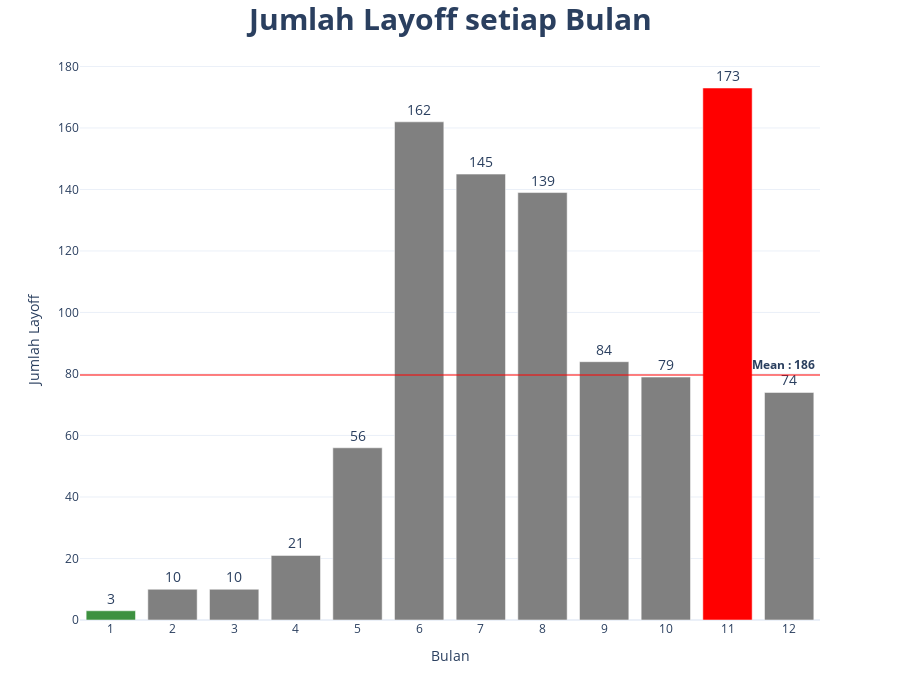

The notebook cell this image was saved under:
### Markdown cell above
Selanjutnya adalah pembuatan grafik agar lebih mudah memahami data

### Code cell
#Membuat list warna untuk yang nilainya max, min dan diluar max,min
colorlist_1 = []
for i in df_month_count['count'].values: 
    if i == max(df_month_count['count'].values):
        colorlist_1.append('#FF0000')
    elif i == min(df_month_count['count'].values):
        colorlist_1.append('#3D9140')
    else:
        colorlist_1.append('#808080')
#Membuat Bar Chart jumlah layoff per bulan
fig = px.bar(df_month_count,x = 'month', y = 'count',
             labels={
                     "month": "Bulan",
                     "count": "Jumlah Layoff"
                     },template="plotly_white", text='count') #Definisi sumbu x,y, label
fig.add_hline(y=df_month_count['count'].mean(), line_width=1, line_color="red", annotation_text="<b>Mean : 186 <b>",annotation_position="top right") #membuat garis mean
fig.update_traces(textfont_size=14, textangle=0, textposition="outside", cliponaxis=False,marker_color=colorlist_1) #properties dari text
fig.update_layout(height=700,
                  title="<b>Jumlah Layoff setiap Bulan<b>",xaxis= dict(tickmode='linear', tickangle= 360),title_x=0.5,title_font=dict(size=30)) #pengaturan title
fig.show()

### Figure 1 — Plotly figure (JSON) as saved in the notebook; plotly's stock layout.template omitted (floating-point values rounded to 4 significant figures)
{"data": [{"alignmentgroup": "True", "cliponaxis": false, "hovertemplate": "Bulan=%{x}<br>Jumlah Layoff=%{text}<extra></extra>", "legendgroup": "", "marker": {"color": ["#3D9140", "#808080", "#808080", "#808080", "#808080", "#808080", "#808080", "#808080", "#808080", "#808080", "#FF0000", "#808080"], "pattern": {"shape": ""}}, "name": "", "offsetgroup": "", "orientation": "v", "showlegend": false, "text": [3, 10, 10, 21, 56, 162, 145, 139, 84, 79, 173, 74], "textangle": 0, "textfont": {"size": 14}, "textposition": "outside", "type": "bar", "x": [1, 2, 3, 4, 5, 6, 7, 8, 9, 10, 11, 12], "xaxis": "x", "y": [3, 10, 10, 21, 56, 162, 145, 139, 84, 79, 173, 74], "yaxis": "y"}], "layout": {"annotations": [{"showarrow": false, "text": "<b>Mean : 186 <b>", "x": 1, "xanchor": "right", "xref": "x domain", "y": 79.67, "yanchor": "bottom", "yref": "y"}], "barmode": "relative", "height": 700, "legend": {"tracegroupgap": 0}, "margin": {"t": 60}, "shapes": [{"line": {"color": "red", "width": 1}, "type": "line", "x0": 0, "x1": 1, "xref": "x domain", "y0": 79.67, "y1": 79.67, "yref": "y"}], "title": {"font": {"size": 30}, "text": "<b>Jumlah Layoff setiap Bulan<b>", "x": 0.5}, "xaxis": {"anchor": "y", "domain": [0, 1], "tickangle": 0, "tickmode": "linear", "title": {"text": "Bulan"}}, "yaxis": {"anchor": "x", "domain": [0, 1], "title": {"text": "Jumlah Layoff"}}}}
